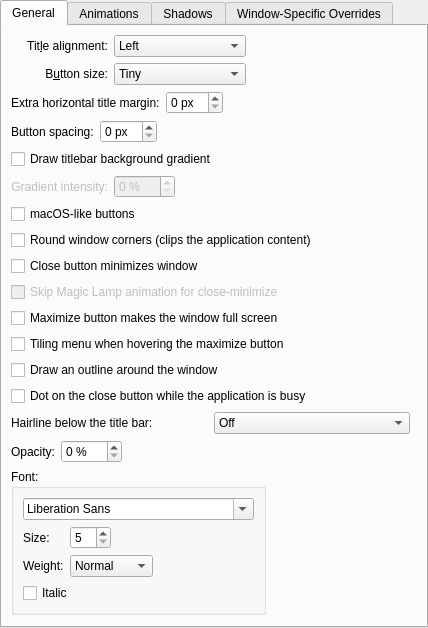
<?xml version="1.0" encoding="UTF-8"?>
<ui version="4.0">
 <class>BreezeConfigurationUI</class>
 <widget class="QWidget" name="BreezeConfigurationUI">
  <property name="geometry">
   <rect>
    <x>0</x>
    <y>0</y>
    <width>428</width>
    <height>418</height>
   </rect>
  </property>
  <layout class="QVBoxLayout" name="verticalLayout">
   <property name="margin">
    <number>0</number>
   </property>
   <item>
    <widget class="QTabWidget" name="tabWidget">
     <property name="currentIndex">
      <number>0</number>
     </property>
     <widget class="QWidget" name="tab">
      <attribute name="title">
       <string>General</string>
      </attribute>
      <layout class="QGridLayout" name="gridLayout_4">
       <item row="0" column="0">
        <widget class="QLabel" name="label_3">
         <property name="text">
          <string>Tit&amp;le alignment:</string>
         </property>
         <property name="alignment">
          <set>Qt::AlignRight|Qt::AlignTrailing|Qt::AlignVCenter</set>
         </property>
         <property name="buddy">
          <cstring>titleAlignment</cstring>
         </property>
        </widget>
       </item>
       <item row="0" column="1">
        <widget class="QComboBox" name="titleAlignment">
         <item>
          <property name="text">
           <string>Left</string>
          </property>
         </item>
         <item>
          <property name="text">
           <string>Center</string>
          </property>
         </item>
         <item>
          <property name="text">
           <string>Center (Full Width)</string>
          </property>
         </item>
         <item>
          <property name="text">
           <string>Right</string>
          </property>
         </item>
        </widget>
       </item>
       <item row="0" column="2">
        <spacer name="horizontalSpacer">
         <property name="orientation">
          <enum>Qt::Horizontal</enum>
         </property>
         <property name="sizeHint" stdset="0">
          <size>
           <width>40</width>
           <height>20</height>
          </size>
         </property>
        </spacer>
       </item>
       <item row="1" column="0">
        <widget class="QLabel" name="label_4">
         <property name="text">
          <string>B&amp;utton size:</string>
         </property>
         <property name="alignment">
          <set>Qt::AlignRight|Qt::AlignTrailing|Qt::AlignVCenter</set>
         </property>
         <property name="buddy">
          <cstring>buttonSize</cstring>
         </property>
        </widget>
       </item>
       <item row="1" column="1">
        <widget class="QComboBox" name="buttonSize">
         <item>
          <property name="text">
           <string>Tiny</string>
          </property>
         </item>
         <item>
          <property name="text">
           <string comment="@item:inlistbox Button size:">Small</string>
          </property>
         </item>
         <item>
          <property name="text">
           <string comment="@item:inlistbox Button size:">Medium</string>
          </property>
         </item>
         <item>
          <property name="text">
           <string comment="@item:inlistbox Button size:">Large</string>
          </property>
         </item>
         <item>
          <property name="text">
           <string comment="@item:inlistbox Button size:">Very Large</string>
          </property>
         </item>
        </widget>
       </item>
       <item row="2" column="0" colspan="3">
        <layout class="QHBoxLayout" name="horizontalLayout">
         <item>
          <widget class="QLabel" name="titleMarginLabel">
           <property name="text">
            <string>Extra horizontal title margin:</string>
           </property>
          </widget>
         </item>
         <item>
          <widget class="QSpinBox" name="titleMarginSpinBox">
           <property name="suffix">
            <string> px</string>
           </property>
          </widget>
         </item>
         <item>
          <spacer name="horizontalSpacer_8">
           <property name="orientation">
            <enum>Qt::Horizontal</enum>
           </property>
           <property name="sizeHint" stdset="0">
            <size>
             <width>40</width>
             <height>20</height>
            </size>
           </property>
          </spacer>
         </item>
        </layout>
       </item>
       <item row="3" column="0" colspan="3">
        <layout class="QHBoxLayout" name="horizontalLayout_2">
         <item>
          <widget class="QLabel" name="btnSpacingLabel">
           <property name="text">
            <string>Button spacing:</string>
           </property>
          </widget>
         </item>
         <item>
          <widget class="QSpinBox" name="btnSpacingSpinBox">
           <property name="suffix">
            <string> px</string>
           </property>
           <property name="prefix">
            <string/>
           </property>
          </widget>
         </item>
         <item>
          <spacer name="horizontalSpacer_7">
           <property name="orientation">
            <enum>Qt::Horizontal</enum>
           </property>
           <property name="sizeHint" stdset="0">
            <size>
             <width>40</width>
             <height>20</height>
            </size>
           </property>
          </spacer>
         </item>
        </layout>
       </item>
       <item row="4" column="0" colspan="3">
        <widget class="QCheckBox" name="drawBackgroundGradient">
         <property name="text">
          <string>Draw titlebar background gradient</string>
         </property>
        </widget>
       </item>
       <item row="5" column="0">
        <widget class="QLabel" name="label_7">
         <property name="enabled">
          <bool>false</bool>
         </property>
         <property name="text">
          <string>Gradient intensity:</string>
         </property>
         <property name="alignment">
          <set>Qt::AlignRight|Qt::AlignTrailing|Qt::AlignVCenter</set>
         </property>
        </widget>
       </item>
       <item row="5" column="1" alignment="Qt::AlignLeft">
        <widget class="QSpinBox" name="gradientSpinBox">
         <property name="enabled">
          <bool>false</bool>
         </property>
         <property name="suffix">
          <string> %</string>
         </property>
         <property name="maximum">
          <number>100</number>
         </property>
        </widget>
       </item>
       <item row="6" column="0" colspan="3">
        <widget class="QCheckBox" name="macOSButtons">
         <property name="text">
          <string>macOS-like buttons</string>
         </property>
        </widget>
       </item>
       <item row="7" column="0" colspan="3">
        <widget class="QCheckBox" name="roundedCorners">
         <property name="text">
          <string>Round window corners (clips the application content)</string>
         </property>
        </widget>
       </item>
       <item row="8" column="0" colspan="3">
        <widget class="QCheckBox" name="closeButtonMinimizes">
         <property name="text">
          <string>Close button minimizes window</string>
         </property>
        </widget>
       </item>
       <item row="9" column="0" colspan="3">
        <widget class="QCheckBox" name="closeMinimizeSkipMagicLamp">
         <property name="enabled">
          <bool>false</bool>
         </property>
         <property name="text">
          <string>Skip Magic Lamp animation for close-minimize</string>
         </property>
        </widget>
       </item>
       <item row="10" column="0" colspan="3">
        <widget class="QCheckBox" name="maximizeButtonFullScreens">
         <property name="text">
          <string>Maximize button makes the window full screen</string>
         </property>
        </widget>
       </item>
       <item row="11" column="0" colspan="3">
        <widget class="QCheckBox" name="showSnapMenu">
         <property name="text">
          <string>Tiling menu when hovering the maximize button</string>
         </property>
        </widget>
       </item>
       <item row="12" column="0" colspan="3">
        <widget class="QCheckBox" name="showOutline">
         <property name="text">
          <string>Draw an outline around the window</string>
         </property>
        </widget>
       </item>
       <item row="13" column="0" colspan="3">
        <widget class="QCheckBox" name="showBusyIndicator">
         <property name="text">
          <string>Dot on the close button while the application is busy</string>
         </property>
        </widget>
       </item>
       <item row="14" column="0" colspan="3">
        <layout class="QHBoxLayout" name="horizontalLayout_hairline">
         <item>
          <widget class="QLabel" name="label_hairline">
           <property name="text">
            <string>Hairline below the title bar:</string>
           </property>
           <property name="buddy">
            <cstring>hairlineMode</cstring>
           </property>
          </widget>
         </item>
         <item>
          <widget class="QComboBox" name="hairlineMode">
           <item>
            <property name="text">
             <string comment="@item:inlistbox Hairline below the title bar:">Off</string>
            </property>
           </item>
           <item>
            <property name="text">
             <string comment="@item:inlistbox Hairline below the title bar:">On</string>
            </property>
           </item>
           <item>
            <property name="text">
             <string comment="@item:inlistbox Hairline below the title bar:">Auto (show on hover)</string>
            </property>
           </item>
          </widget>
         </item>
         <item>
          <spacer name="horizontalSpacer_hairline">
           <property name="orientation">
            <enum>Qt::Horizontal</enum>
           </property>
          </spacer>
         </item>
        </layout>
       </item>
       <item row="15" column="0" colspan="3">
        <layout class="QGridLayout" name="gridLayout_2" columnstretch="0,0,0,1">
         <item row="0" column="0">
          <widget class="QLabel" name="label_6">
           <property name="text">
            <string>Opacity:</string>
           </property>
          </widget>
         </item>
         <item row="0" column="1">
          <widget class="QSpinBox" name="opacitySpinBox">
           <property name="suffix">
            <string> %</string>
           </property>
           <property name="maximum">
            <number>100</number>
           </property>
          </widget>
         </item>
         <item row="0" column="2">
          <spacer name="horizontalSpacer_6">
           <property name="orientation">
            <enum>Qt::Horizontal</enum>
           </property>
           <property name="sizeHint" stdset="0">
            <size>
             <width>5</width>
             <height>5</height>
            </size>
           </property>
          </spacer>
         </item>
         <item row="1" column="0" colspan="3">
          <widget class="QGroupBox" name="groupBox">
           <property name="title">
            <string>Font:</string>
           </property>
           <layout class="QGridLayout" name="gridLayout_3">
            <item row="0" column="0" colspan="5">
             <widget class="QFontComboBox" name="fontComboBox"/>
            </item>
            <item row="1" column="1" alignment="Qt::AlignLeft">
             <widget class="QSpinBox" name="fontSizeSpinBox">
              <property name="minimum">
               <number>5</number>
              </property>
              <property name="maximum">
               <number>50</number>
              </property>
             </widget>
            </item>
            <item row="1" column="0">
             <widget class="QLabel" name="label_9">
              <property name="text">
               <string>Size:</string>
              </property>
             </widget>
            </item>
            <item row="1" column="4">
             <spacer name="horizontalSpacer_3">
              <property name="orientation">
               <enum>Qt::Horizontal</enum>
              </property>
              <property name="sizeHint" stdset="0">
               <size>
                <width>5</width>
                <height>5</height>
               </size>
              </property>
             </spacer>
            </item>
            <item row="2" column="0">
             <widget class="QLabel" name="label_8">
              <property name="text">
               <string>Weight:</string>
              </property>
             </widget>
            </item>
            <item row="2" column="1">
             <widget class="QComboBox" name="weightComboBox">
              <property name="currentIndex">
               <number>0</number>
              </property>
              <item>
               <property name="text">
                <string>Normal</string>
               </property>
              </item>
              <item>
               <property name="text">
                <string>Medium</string>
               </property>
              </item>
              <item>
               <property name="text">
                <string>DemiBold</string>
               </property>
              </item>
              <item>
               <property name="text">
                <string>Bold</string>
               </property>
              </item>
              <item>
               <property name="text">
                <string>ExtraBold</string>
               </property>
              </item>
              <item>
               <property name="text">
                <string>Black</string>
               </property>
              </item>
             </widget>
            </item>
            <item row="3" column="0" colspan="2">
             <widget class="QCheckBox" name="italicCheckBox">
              <property name="text">
               <string>Italic</string>
              </property>
             </widget>
            </item>
           </layout>
          </widget>
         </item>
         <item row="1" column="3">
          <spacer name="horizontalSpacer_2">
           <property name="orientation">
            <enum>Qt::Horizontal</enum>
           </property>
           <property name="sizeHint" stdset="0">
            <size>
             <width>5</width>
             <height>5</height>
            </size>
           </property>
          </spacer>
         </item>
        </layout>
       </item>
       <item row="16" column="0" colspan="3">
        <spacer name="verticalSpacer">
         <property name="orientation">
          <enum>Qt::Vertical</enum>
         </property>
         <property name="sizeHint" stdset="0">
          <size>
           <width>20</width>
           <height>40</height>
          </size>
         </property>
        </spacer>
       </item>
      </layout>
     </widget>
     <widget class="QWidget" name="tab_2">
      <attribute name="title">
       <string>Animations</string>
      </attribute>
      <layout class="QGridLayout" name="gridLayout_5">
       <item row="0" column="0" colspan="3">
        <widget class="QCheckBox" name="animationsEnabled">
         <property name="text">
          <string>Enable animations</string>
         </property>
        </widget>
       </item>
       <item row="1" column="0">
        <widget class="QLabel" name="animationsDurationLabel">
         <property name="enabled">
          <bool>false</bool>
         </property>
         <property name="text">
          <string>Anima&amp;tions duration:</string>
         </property>
         <property name="alignment">
          <set>Qt::AlignRight|Qt::AlignTrailing|Qt::AlignVCenter</set>
         </property>
         <property name="buddy">
          <cstring>animationsDuration</cstring>
         </property>
        </widget>
       </item>
       <item row="1" column="1">
        <widget class="QSpinBox" name="animationsDuration">
         <property name="enabled">
          <bool>false</bool>
         </property>
         <property name="suffix">
          <string> ms</string>
         </property>
         <property name="maximum">
          <number>500</number>
         </property>
        </widget>
       </item>
       <item row="1" column="2">
        <spacer name="horizontalSpacer_4">
         <property name="orientation">
          <enum>Qt::Horizontal</enum>
         </property>
         <property name="sizeHint" stdset="0">
          <size>
           <width>40</width>
           <height>20</height>
          </size>
         </property>
        </spacer>
       </item>
       <item row="2" column="0" colspan="3">
        <spacer name="verticalSpacer_2">
         <property name="orientation">
          <enum>Qt::Vertical</enum>
         </property>
         <property name="sizeHint" stdset="0">
          <size>
           <width>20</width>
           <height>40</height>
          </size>
         </property>
        </spacer>
       </item>
      </layout>
     </widget>
     <widget class="QWidget" name="tab_4">
      <attribute name="title">
       <string>Shadows</string>
      </attribute>
      <layout class="QGridLayout" name="gridLayout">
       <item row="0" column="0">
        <widget class="QLabel" name="label">
         <property name="text">
          <string>Si&amp;ze:</string>
         </property>
         <property name="alignment">
          <set>Qt::AlignRight|Qt::AlignTrailing|Qt::AlignVCenter</set>
         </property>
         <property name="buddy">
          <cstring>shadowSize</cstring>
         </property>
        </widget>
       </item>
       <item row="0" column="1">
        <widget class="QComboBox" name="shadowSize">
         <item>
          <property name="text">
           <string comment="@item:inlistbox Button size:">None</string>
          </property>
         </item>
         <item>
          <property name="text">
           <string comment="@item:inlistbox Button size:">Small</string>
          </property>
         </item>
         <item>
          <property name="text">
           <string comment="@item:inlistbox Button size:">Medium</string>
          </property>
         </item>
         <item>
          <property name="text">
           <string comment="@item:inlistbox Button size:">Large</string>
          </property>
         </item>
         <item>
          <property name="text">
           <string comment="@item:inlistbox Button size:">Very Large</string>
          </property>
         </item>
        </widget>
       </item>
       <item row="1" column="0">
        <widget class="QLabel" name="label_2">
         <property name="text">
          <string comment="strength of the shadow (from transparent to opaque)">S&amp;trength:</string>
         </property>
         <property name="alignment">
          <set>Qt::AlignRight|Qt::AlignTrailing|Qt::AlignVCenter</set>
         </property>
         <property name="buddy">
          <cstring>shadowStrength</cstring>
         </property>
        </widget>
       </item>
       <item row="1" column="1">
        <widget class="QSpinBox" name="shadowStrength">
         <property name="suffix">
          <string>%</string>
         </property>
         <property name="minimum">
          <number>10</number>
         </property>
         <property name="maximum">
          <number>100</number>
         </property>
        </widget>
       </item>
       <item row="1" column="2">
        <spacer name="horizontalSpacer_5">
         <property name="orientation">
          <enum>Qt::Horizontal</enum>
         </property>
         <property name="sizeHint" stdset="0">
          <size>
           <width>40</width>
           <height>20</height>
          </size>
         </property>
        </spacer>
       </item>
       <item row="2" column="0">
        <widget class="QLabel" name="label_5">
         <property name="text">
          <string>Color:</string>
         </property>
         <property name="alignment">
          <set>Qt::AlignRight|Qt::AlignTrailing|Qt::AlignVCenter</set>
         </property>
        </widget>
       </item>
       <item row="2" column="1">
        <widget class="KColorButton" name="shadowColor"/>
       </item>
       <item row="3" column="0" colspan="3">
        <spacer name="verticalSpacer_3">
         <property name="orientation">
          <enum>Qt::Vertical</enum>
         </property>
         <property name="sizeHint" stdset="0">
          <size>
           <width>20</width>
           <height>40</height>
          </size>
         </property>
        </spacer>
       </item>
      </layout>
     </widget>
     <widget class="QWidget" name="tab_3">
      <attribute name="title">
       <string>Window-Specific Overrides</string>
      </attribute>
      <layout class="QVBoxLayout" name="verticalLayout_3">
       <item>
        <widget class="Breeze::ExceptionListWidget" name="exceptions" native="true">
         <property name="sizePolicy">
          <sizepolicy hsizetype="Preferred" vsizetype="Expanding">
           <horstretch>0</horstretch>
           <verstretch>0</verstretch>
          </sizepolicy>
         </property>
        </widget>
       </item>
      </layout>
     </widget>
    </widget>
   </item>
  </layout>
 </widget>
 <customwidgets>
  <customwidget>
   <class>KColorButton</class>
   <extends>QPushButton</extends>
   <header>kcolorbutton.h</header>
  </customwidget>
  <customwidget>
   <class>Breeze::ExceptionListWidget</class>
   <extends>QWidget</extends>
   <header>config/breezeexceptionlistwidget.h</header>
   <container>1</container>
  </customwidget>
 </customwidgets>
 <resources/>
 <connections>
  <connection>
   <sender>animationsEnabled</sender>
   <signal>toggled(bool)</signal>
   <receiver>animationsDurationLabel</receiver>
   <slot>setEnabled(bool)</slot>
   <hints>
    <hint type="sourcelabel">
     <x>34</x>
     <y>194</y>
    </hint>
    <hint type="destinationlabel">
     <x>84</x>
     <y>221</y>
    </hint>
   </hints>
  </connection>
  <connection>
   <sender>animationsEnabled</sender>
   <signal>toggled(bool)</signal>
   <receiver>animationsDuration</receiver>
   <slot>setEnabled(bool)</slot>
   <hints>
    <hint type="sourcelabel">
     <x>108</x>
     <y>194</y>
    </hint>
    <hint type="destinationlabel">
     <x>141</x>
     <y>229</y>
    </hint>
   </hints>
  </connection>
  <connection>
   <sender>drawBackgroundGradient</sender>
   <signal>toggled(bool)</signal>
   <receiver>gradientSpinBox</receiver>
   <slot>setEnabled(bool)</slot>
   <hints>
    <hint type="sourcelabel">
     <x>222</x>
     <y>160</y>
    </hint>
    <hint type="destinationlabel">
     <x>166</x>
     <y>188</y>
    </hint>
   </hints>
  </connection>
  <connection>
   <sender>drawBackgroundGradient</sender>
   <signal>toggled(bool)</signal>
   <receiver>label_7</receiver>
   <slot>setEnabled(bool)</slot>
   <hints>
    <hint type="sourcelabel">
     <x>222</x>
     <y>160</y>
    </hint>
    <hint type="destinationlabel">
     <x>64</x>
     <y>57</y>
    </hint>
   </hints>
  </connection>
  <connection>
   <sender>closeButtonMinimizes</sender>
   <signal>toggled(bool)</signal>
   <receiver>closeMinimizeSkipMagicLamp</receiver>
   <slot>setEnabled(bool)</slot>
   <hints>
    <hint type="sourcelabel">
     <x>222</x>
     <y>160</y>
    </hint>
    <hint type="destinationlabel">
     <x>222</x>
     <y>188</y>
    </hint>
   </hints>
  </connection>
 </connections>
</ui>
